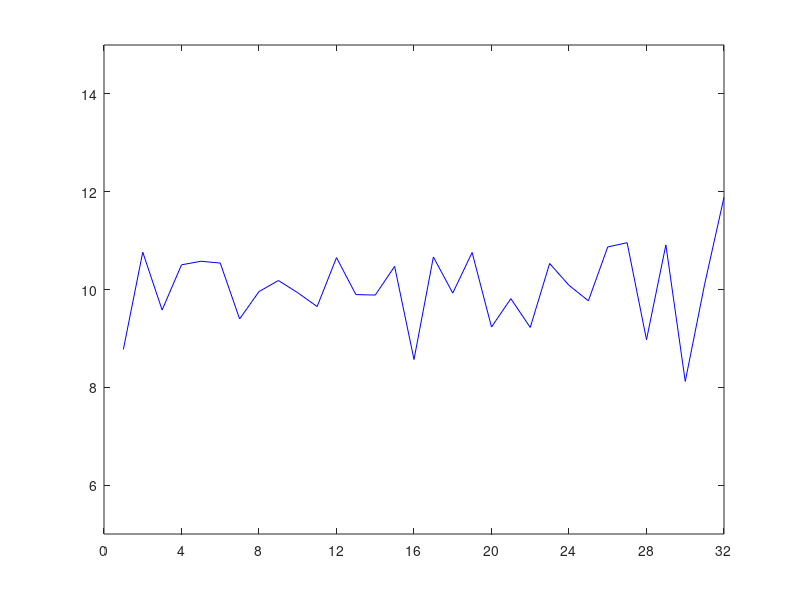
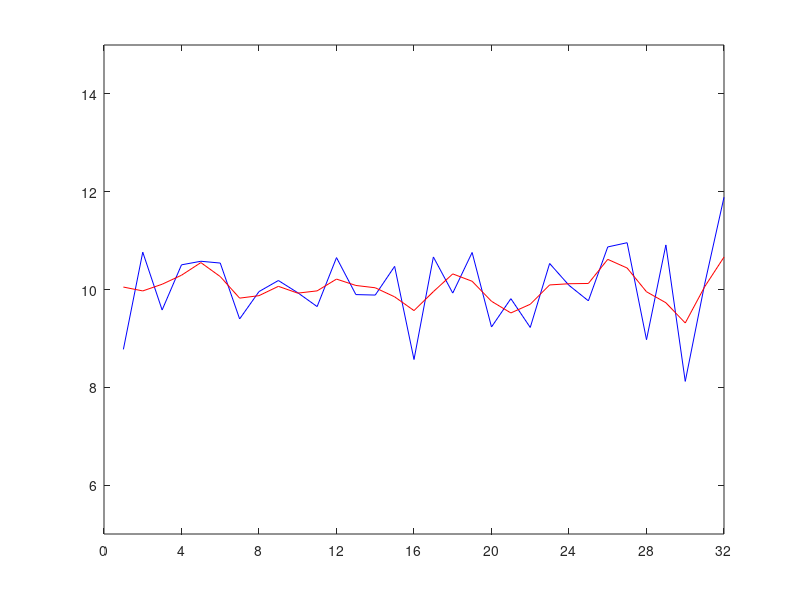
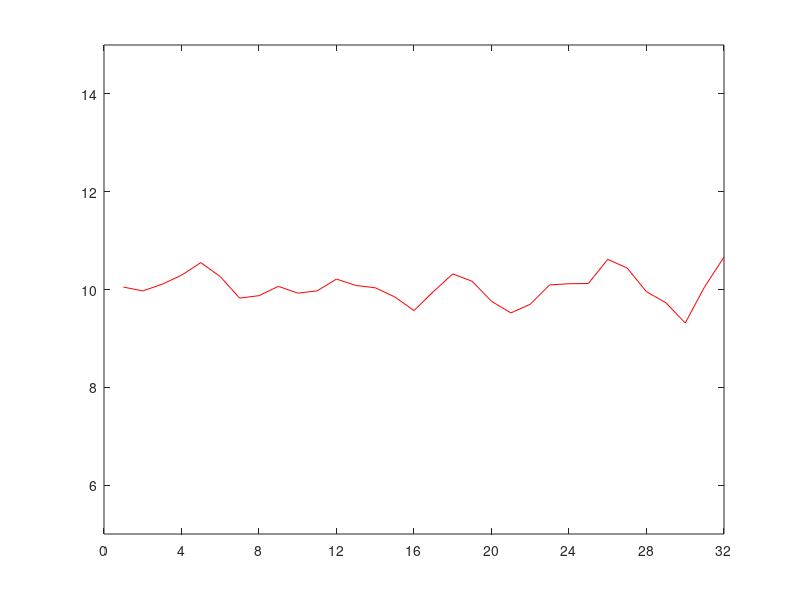
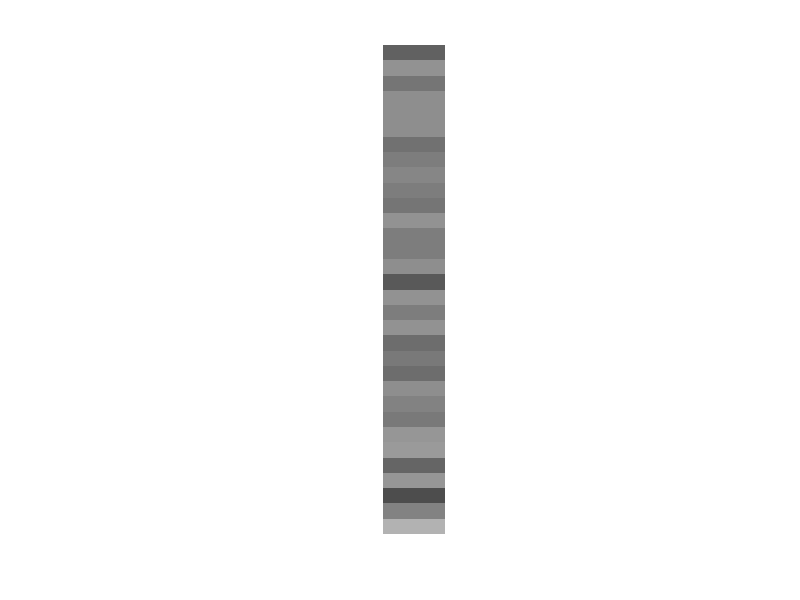

Reproduce these figures in MATLAB, in order. (Note: this script raises an error after producing the figures.)
% time series statistics
rng('default')
printfigs=0;

n=32;

mu=10;
sigma2=1;

x=sqrt(sigma2)*randn([1,n])+mu;

figure;
plot(x,'b')
xlim([0,n]),ylim([5,15])
set(gca,'xtick',[0:n/8:n])
if (printfigs==1)
    print(gcf,'-dtiffn','-r100','xplot')
end

xbar=mean(x)
s2x=var(x)

%
kernel=[1/4,1/2,1/4];
k=length(kernel);

ywrap=[x(1,n),x,x(1,1)];
w=zeros(1,n+(k-1)/2);
for i=1+(k-1)/2:n+(k-1)/2
    w(1,i)=sum(ywrap(1,i-1:i+1).*kernel);
end
w=w(1,1+(k-1)/2:n+(k-1)/2);

wbar=mean(w)
s2w=var(w)

figure;
plot(x,'b')
hold on
plot(w,'r')
xlim([0,n]),ylim([5,15])
set(gca,'xtick',[0:n/8:n])
if (printfigs==1)
    print(gcf,'-dtiffn','-r100','xwSmplot')
end
figure;
plot(w,'r')
xlim([0,n]),ylim([5,15])
set(gca,'xtick',[0:n/8:n])
if (printfigs==1)
    print(gcf,'-dtiffn','-r100','wSmplot')
end

% matrix version
figure;
imagesc(repmat(x',[1,4]),[5,15])
colormap(gray), axis image, axis off
if (printfigs==1)
    print(gcf,'-dtiffn','-r100','xIm')
end

a=[1/4,1/2,1/4,zeros(1,n-k)];
A=zeros(n,n);
for i=1:n
    A(i,:)=circshift(a,i-(k-1)/2-1);
end
figure;
imagesc(A,[0,1/2])
colormap(gray), axis image, axis off
if (printfigs==1)
    print(gcf,'-dtiffn','-r100','Amat')
end

u=A*x';

figure;
plot(x,'b')
hold on
plot(u,'k')
xlim([0,n]),ylim([5,15])
set(gca,'xtick',[0:n/8:n])
if (printfigs==1)
    print(gcf,'-dtiffn','-r100','xwuSmplot')
end

% matrix version
%printfigs=1;
figure;
imagesc(repmat(u,[1,4]),[5,15])
colormap(gray), axis image, axis off
if (printfigs==1)
    print(gcf,'-dtiffn','-r100','uIm')
end

EAx=A*mu*ones(n,1);

AAt=A*A';

figure;
imagesc(AAt,[0,6/16])
colormap(gray), axis image, axis off
if (printfigs==1)
    print(gcf,'-dtiffn','-r100','AAt')
end

R=diag(1./sqrt(diag(AAt)))*AAt*diag(1./sqrt(diag(AAt)));
R(1:10,1:10)

figure;
imagesc(R,[0,1])
colormap(gray), axis image, axis off
if (printfigs==1)
    print(gcf,'-dtiffn','-r100','R')
end

Ainv=pinv(A);

figure;
imagesc(Ainv,[-10,10])
colormap(gray), axis image, axis off
if (printfigs==1)
    print(gcf,'-dtiffn','-r100','Ainv')
end

figure;
imagesc(Ainv*A,[-1,1])
colormap(gray), axis image, axis off
if (printfigs==1)
    print(gcf,'-dtiffn','-r100','AinvA')
end

v=Ainv*w';

figure;
plot(x,'b')
hold on
plot(w,'r')
plot(v,'color',[0.4660 0.6740 0.1880])
xlim([0,n]),ylim([5,15])
set(gca,'xtick',[0:n/8:n])
if (printfigs==1)
    print(gcf,'-dtiffn','-r100','xwvplot')
end


figure;
plot(v,'color',[0.4660 0.6740 0.1880])
xlim([0,n]),ylim([5,15])
set(gca,'xtick',[0:n/8:n])
if (printfigs==1)
    print(gcf,'-dtiffn','-r100','vplot')
end

figure;
imagesc(repmat(v,[1,4]),[5,15])
colormap(gray), axis image, axis off
if (printfigs==1)
    print(gcf,'-dtiffn','-r100','vIm')
end



figure;
imagesc(Ainv*A,[-1,1])
colormap(gray), axis image, axis off


%%%%%%%%%

% sample autocorrelation
numlags=20;
lagcorx=zeros(numlags,1); lagcovx=zeros(numlags,1);
lagcorw=zeros(numlags,1); lagcovw=zeros(numlags,1);
for t=1:numlags
    xx=circshift(x,t);
    temp=corrcoef(x,xx);
    lagcorx(t,1)=temp(1,2);
    temp=cov(x,xx);
    lagcovx(t,1)=temp(1,2);
    
    ww=circshift(w,t);
    temp=corrcoef(w,ww);
    lagcorw(t,1)=temp(1,2);
    temp=cov(w,ww);
    lagcovw(t,1)=temp(1,2);
end

[round((1:numlags)',0),lagcorx,lagcorw,lagcovx,lagcovw]
